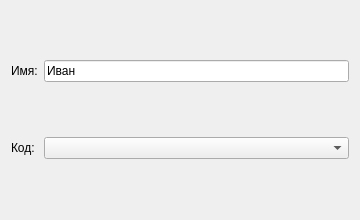
<?xml version="1.0" encoding="UTF-8"?>
<ui version="4.0"><class>Dialog</class><widget class="QDialog" name="Dialog"><property name="geometry"><rect><x>0</x><y>0</y><width>360</width><height>220</height></rect></property><property name="windowTitle"><string>#021 grid/106_label_field_2x2</string></property><layout class="QGridLayout" name="gridLayout"><property name="leftMargin"><number>11</number></property><property name="topMargin"><number>11</number></property><property name="rightMargin"><number>11</number></property><property name="bottomMargin"><number>11</number></property><property name="spacing"><number>6</number></property><item row="0" column="0"><widget class="QLabel" name="l1"><property name="text"><string>Имя:</string></property></widget></item><item row="0" column="1"><widget class="QLineEdit" name="e1"><property name="text"><string>Иван</string></property></widget></item><item row="1" column="0"><widget class="QLabel" name="l2"><property name="text"><string>Код:</string></property></widget></item><item row="1" column="1"><widget class="QComboBox" name="c1"></widget></item></layout></widget></ui>
